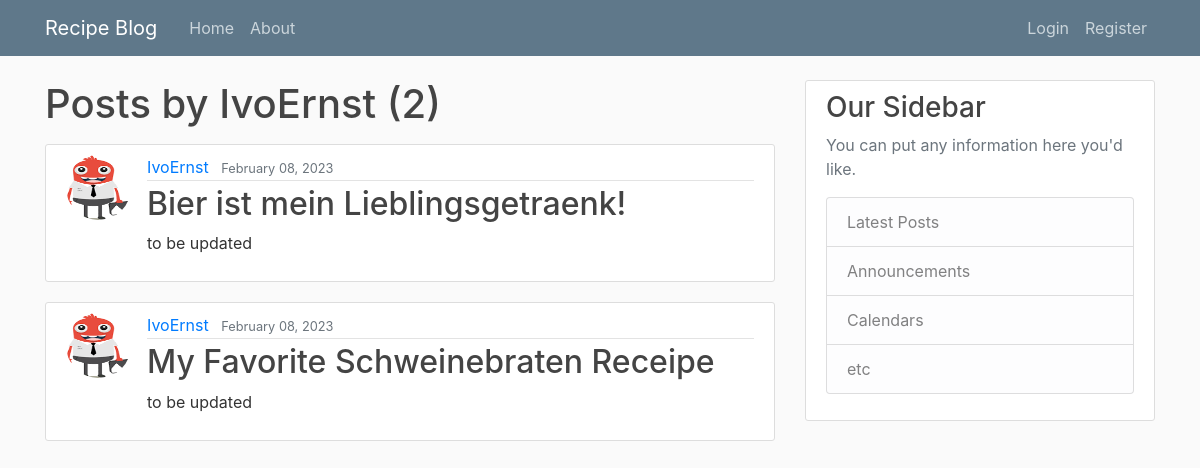
The app's page /user/IvoErnst/, older data.
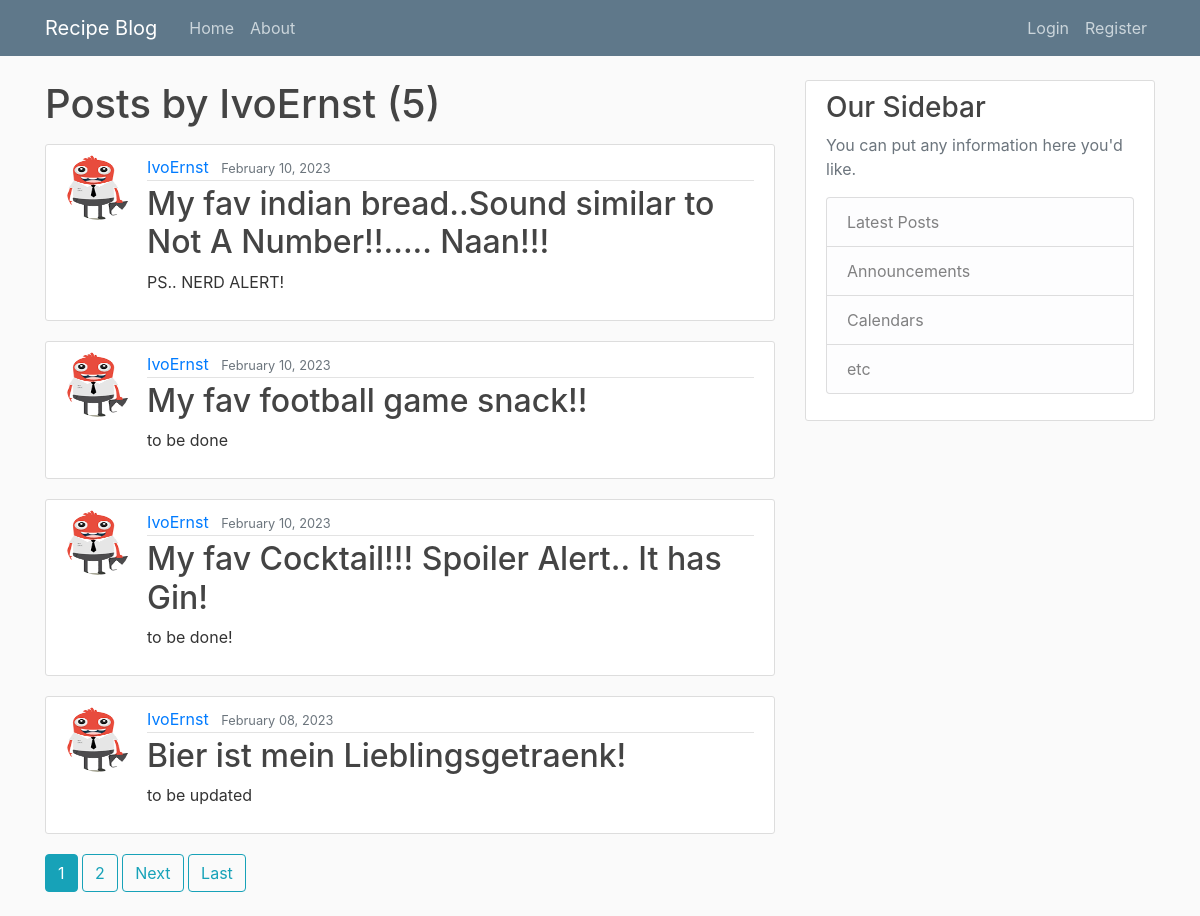
The same page, newer data.
### blog/models.py (models this page shows, shortened)
class Post(models.Model):
    title = models.CharField(max_length=200)
    created_on = models.DateTimeField(default=timezone.now)
    content = models.TextField()
    author = models.ForeignKey(User, on_delete=models.CASCADE)

### users/models.py (models this page shows, shortened)
class Profile(models.Model):
    user = models.OneToOneField(User, on_delete=models.CASCADE)
    image = models.ImageField(default='default.jpg', upload_to='profile_pics')

### blog/views.py (the view)
# urls.py: path('user/<str:username>/', UserPostListView.as_view(), name='user-posts'),
class UserPostListView(ListView):
    model = Post
    template_name = 'blog/user_posts.html'
    context_object_name = 'posts'
    paginate_by = 4
    def get_queryset(self):
        user = get_object_or_404(User, username=self.kwargs.get('username'))
        return Post.objects.filter(author=user).order_by('-created_on')

### blog/templates/blog/user_posts.html (shortened to what this page needs)
{% extends "blog/base.html" %}
{% block content %}
    <h1 class = "mb-3" >Posts by {{ view.kwargs.username }} ({{page_obj.paginator.count }}) </h1>
    {% for post in posts %}
        <article class="media content-section">
          <img class = "rounded-circle article-img" src = "{{post.author.profile.image.url}}">
          <div class="media-body">
            <div class="article-metadata">
              <a class="mr-2" href="{% url 'user-posts' post.author.username %}">{{ post.author }}</a>
              <small class="text-muted">{{ post.created_on|date:"F d, Y" }}</small>
            </div>
            <h2><a class="article-title" href="{% url 'post-detail' post.id %}">{{ post.title }}</a></h2>
            <p class="article-content">{{ post.content }}</p>
          </div>
        </article>
    {% endfor %}
    {% if is_paginated %}
        {% for num in page_obj.paginator.page_range %}
            {% if page_obj.number == num %}
                <a class="btn btn-info mb-4" href="?page={{ num }}">{{ num }}</a>
            {% elif num > page_obj.number|add:'-3' and num < page_obj.number|add:'3' %}
                <a class="btn btn-outline-info mb-4" href="?page={{ num }}">{{ num }}</a>
            {% endif %}
        {% endfor%}
        {% if page_obj.has_next %}
            <a class="btn btn-outline-info mb-4" href="?page={{page_obj.next_page_number}}">Next</a>
            <a class="btn btn-outline-info mb-4" href="?page={{page_obj.paginator.num_pages}}">Last</a>
        {% endif %}
    {% endif %}
{% endblock content%}

### blog/templates/blog/base.html (shortened to what this page needs)
{% load static %}
<!DOCTYPE html>
<html lang="en">
    <head>
        <link rel="stylesheet" href="https://cdn.jsdelivr.net/npm/bootstrap@4.0.0/dist/css/bootstrap.min.css">
         <link rel = "stylesheet" type="text/css" href="{%static 'blog/main.css' %}">
    </head>
    <body>
        <header class="site-header">
          <nav class="navbar navbar-expand-md navbar-dark bg-steel fixed-top">
            <div class="container">
              <a class="navbar-brand mr-4" href="/">Recipe Blog</a>
              <div class="collapse navbar-collapse" id="navbarToggle">
                <div class="navbar-nav mr-auto">
                  <a class="nav-item nav-link" href="{% url 'blog-home' %}">Home</a>
                  <a class="nav-item nav-link" href="{% url 'blog-about' %}">About</a>
                </div>
                <div class="navbar-nav">
                    {% if user.is_authenticated %}
                      <a class="nav-item nav-link" href="{% url 'post-create' %}">New Post</a>
                      <a class="nav-item nav-link" href="{% url 'profile' %}">Profile</a>
                      <a class="nav-item nav-link" href="{% url 'logout' %}">Logout</a>
                    {% else %}
                      <a class="nav-item nav-link" href="{% url 'login' %}">Login</a>
                      <a class="nav-item nav-link" href="{% url 'register' %}">Register</a>
                    {% endif %}
                </div>
              </div>
            </div>
          </nav>
        </header>
        <main role="main" class="container">
          <div class="row">
            <div class="col-md-8">
                {% block content %}{% endblock %}
            </div>
            <div class="col-md-4">
              <div class="content-section">
                <h3>Our Sidebar</h3>
                <p class='text-muted'>You can put any information here you'd like.
                  <ul class="list-group">
                    <li class="list-group-item list-group-item-light">Latest Posts</li>
                    <li class="list-group-item list-group-item-light">Announcements</li>
                    <li class="list-group-item list-group-item-light">Calendars</li>
                    <li class="list-group-item list-group-item-light">etc</li>
                  </ul>
                </p>
              </div>
            </div>
          </div>
        </main>
    </body>
</html>

### blog/static/blog/main.css (style rules this page uses)
body { background: #fafafa; color: #333333; margin-top: 5rem; }
h1, h2, h3, h4, h5, h6 { color: #444444; }
ul { margin: 0; }
.bg-steel { background-color: #5f788a; }
.site-header .navbar-nav .nav-link { color: #cbd5db; }
.content-section { background: #ffffff; padding: 10px 20px; border: 1px solid #dddddd; border-radius: 3px; margin-bottom: 20px; }
.article-title { color: #444444; }
.article-content { white-space: pre-line; }
.article-img { height: 65px; width: 65px; margin-right: 16px; }
.article-metadata { padding-bottom: 1px; margin-bottom: 4px; border-bottom: 1px solid #e3e3e3 }

Row changes from the older to the newer data that the page shows:
no longer on this page (row unchanged): Post: author.profile.image (placeholder picture), author "IvoErnst", created_on "February 08, 2023", title "My Favorite Schweinebraten Receipe", content "to be updated"
added Post: author.profile.image (placeholder picture), author "IvoErnst", created_on "February 10, 2023", title "My fav indian bread..Sound similar to Not A Number!!..... Naan!!!", content "PS.. NERD ALERT!"
added Post: author.profile.image (placeholder picture), author "IvoErnst", created_on "February 10, 2023", title "My fav football game snack!!", content "to be done"
added Post: author.profile.image (placeholder picture), author "IvoErnst", created_on "February 10, 2023", title "My fav Cocktail!!! Spoiler Alert.. It has Gin!", content "to be done!"
Text that changed along with them:
{{ page_obj.paginator.count }}: "2" → "5"
new list line: "1"
new list line: "2"
text now shown: "Next Last"
